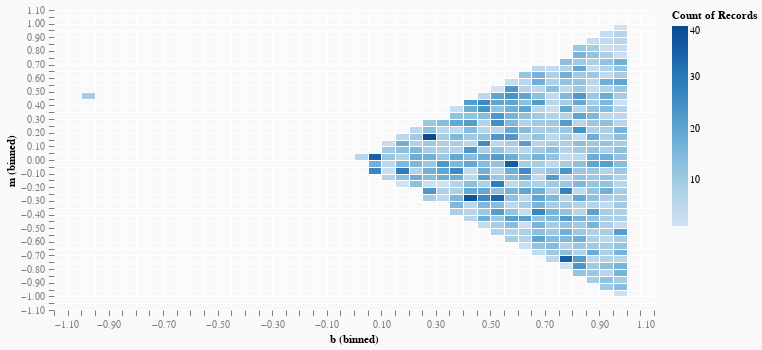

Notebook code for this chart:
### Markdown cell above
And it produces the expected result:

### Code cell
nsamples = 5000
modelsamples <- sampleIOfixed $ prior $ mh nsamples model4
(xValues, yValues) = unzip modelsamples
vlShow $ plot (600, 300)
              (L [density2DPlot "b" "m" (-1.1,1.1) (-1.1,1.1)])
              (Cols [("b", VL.Numbers xValues), ("m", VL.Numbers yValues)])

### Figure 1 — Vega-Lite specification as saved in the notebook (floating-point values rounded to 4 significant figures; data arrays with more than 128 entries replaced by an {"elided": "..."} marker saying what was removed)
{"$schema": "https://vega.github.io/schema/vega-lite/v3.json", "background": "#f9f9f9", "config": {"axis": {"domain": false, "grid": true, "gridColor": "#FFFFFF", "labelColor": "#7F7F7F", "labelPadding": 4, "tickColor": "#7F7F7F", "tickSize": 5.67}}, "data": {"values": {"elided": "5001 records"}}, "description": "Plot", "height": 300, "layer": [{"encoding": {"color": {"aggregate": "count", "field": "col", "scale": {"scheme": {"extent": [0, 1], "name": "blues"}}, "type": "quantitative"}, "x": {"bin": {"extent": [-1.1, 1.1], "nice": false, "steps": [0.05, 0.5, 5]}, "field": "b", "type": "quantitative"}, "y": {"bin": {"extent": [-1.1, 1.1], "nice": false, "steps": [0.05, 0.5, 5]}, "field": "m", "type": "quantitative"}}, "mark": "rect"}], "width": 600}
